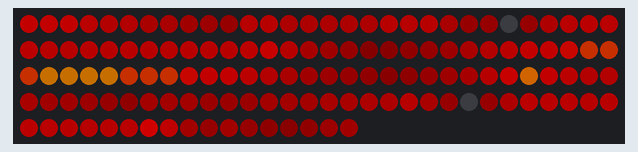
Bench run of a sketch on a simulated Arduino Uno, built with avr-gcc and run on an emulated ATmega328P. On the bench: 137 RGB LEDs in strip order, left to right, continuing on the next row. Dim RGB values are drawn brighter than linear.

Above: at 1.18 s.
At 5.91 s:
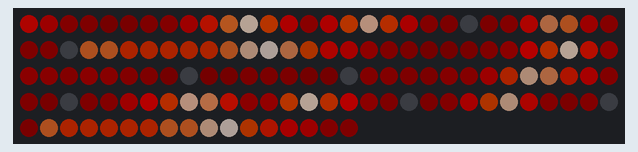
At 10.62 s:
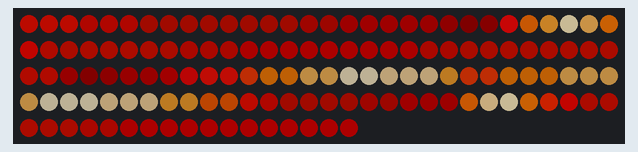
At 15.34 s:
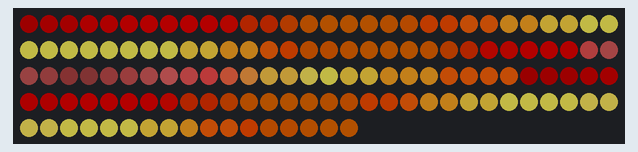
At 20.37 s:
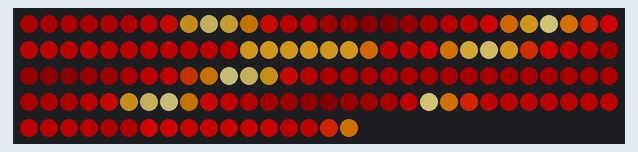
At 39.85 s:
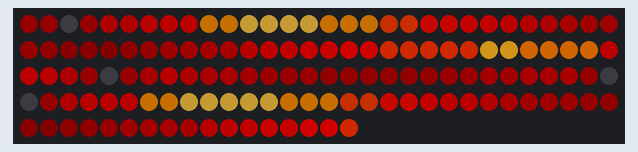

The sketch:

scriptorium.ino
```cpp
/* noise16_1
 *
 * By: Andrew Tuline
 *
 * Date: January, 2017
 *
 * A 16 bit noise routine with palettes. This was signficantly modified from a routine originally by Stefan Petrick.
 *
 */

#include "FastLED.h"                                          // FastLED library.

#if FASTLED_VERSION < 3001000
#error "Requires FastLED 3.1 or later; check github for latest code."
#endif

// Fixed definitions cannot change on the fly.
#define LED_DT 9                                             // Data pin to connect to the strip.
#define LED_CK 11                                             // Clock pin for WS2801 or APA102.
#define COLOR_ORDER GRB                                       // It's GRB for WS2812 and BGR for APA102.
#define LED_TYPE WS2812                                       // Using APA102, WS2812, WS2801. Don't forget to modify LEDS.addLeds to suit.
#define NUM_LEDS 137                                           // Number of LED's.

uint8_t max_bright = 255;

CRGB leds[NUM_LEDS];

CRGBPalette16 currentPalette;
CRGBPalette16 targetPalette;
CRGBPalette16 palette1 = LavaColors_p;
CRGBPalette16 palette2 = HeatColors_p;

TBlendType    currentBlending;                                // NOBLEND or LINEARBLEND

uint8_t maxChanges = 50;      // Number of tweens between palettes.


void setup() {

  Serial.begin(57600);                                        // Initialize serial port for debugging.
  delay(1000);                                                // Soft startup to ease the flow of electrons.

 // LEDS.addLeds<LED_TYPE, LED_DT, LED_CK, COLOR_ORDER>(leds, NUM_LEDS);  // Use this for WS2801 or APA102
 LEDS.addLeds<LED_TYPE, LED_DT, COLOR_ORDER>(leds, NUM_LEDS);  // Use this for WS2812

//  palette1 =
//  palette2 = palette1;//CRGBPalette16( CRGB::Green, CRGB::Blue, CRGB::Red);
  currentPalette = palette1;
  currentBlending = LINEARBLEND;

  FastLED.setBrightness(max_bright);
  set_max_power_in_volts_and_milliamps(5, 1000);               // FastLED Power management set at 5V, 500mA.

} // setup()


void loop() {

  EVERY_N_MILLISECONDS(50) {
    nblendPaletteTowardPalette(currentPalette, targetPalette, maxChanges);  // Blend towards the target palette
  }

 EVERY_N_SECONDS(5) {             // Change the target palette to a random one every 5 seconds.
    if (targetPalette == palette1) {
      targetPalette = palette2;
    } else {
      targetPalette = palette1;
    }
  }

  noise16_1();

  FastLED.show();

} // loop()


void noise16_1() {                                            // moves a noise up and down while slowly shifting to the side

  uint16_t scale = 750;                                      // the "zoom factor" for the noise

  for (uint16_t i = 0; i < NUM_LEDS; i++) {

    uint16_t shift_x = beatsin8(3);     //5                      // the x position of the noise field swings @ 17 bpm
    uint16_t shift_y = millis() / 500;                        // the y position becomes slowly incremented


    uint16_t real_x = (i + shift_x)*scale;                    // the x position of the noise field swings @ 17 bpm
    uint16_t real_y = (i + shift_y)*scale;                    // the y position becomes slowly incremented
    uint32_t real_z = millis() * 10;                          // the z position becomes quickly incremented

    uint8_t noise = inoise16(real_x, real_y, real_z) >> 8;   // get the noise data and scale it down

    uint8_t index = sin8(noise*3);                           // map LED color based on noise data
    uint8_t bri   = noise;

    leds[i] = ColorFromPalette(currentPalette, index, bri, LINEARBLEND);   // With that value, look up the 8 bit colour palette value and assign it to the current LED.
  }

} // noise16_1()
```
